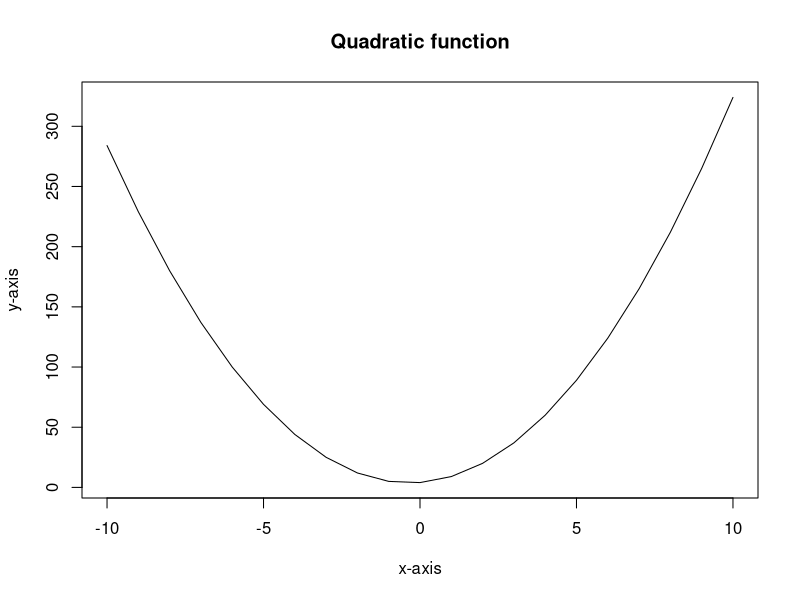

Recreate this plot in R.
## ---- chunk 1
knitr::opts_chunk$set(echo = TRUE)
## ---- chunk 2
Draw <- function(x, y) {
    plot(x, y, type="l", xlab="x-axis", ylab="y-axis", 
         main="Quadratic function")
}
## ---- chunk 3
x <- (-10:10)
y <- 3*x^2 + 2*x + 4
## ---- chunk 4
Draw(x, y)
